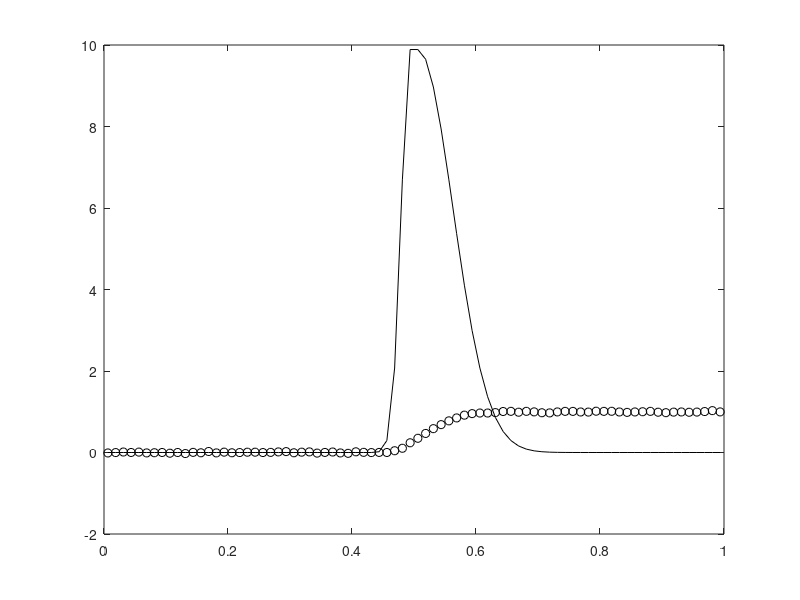
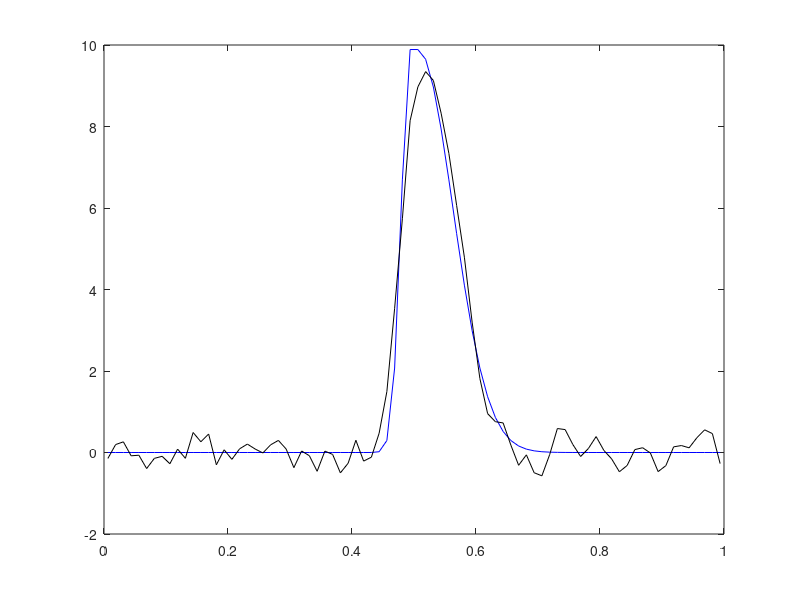

Write MATLAB code to recreate these figures, in order.
%  
% PSF reconstruction problem.
%
clear all, close all
n       = 80; %%%input(' No. of grid points = ');
h       = 1/n;
t       = [h/2:h:1-h/2]';
% Create the left-half of the PSF
sig1    = .02; %%%input(' Kernel width sigma = ');
kernel1 = exp(-(t(1:40)-h/2).^2/sig1^2);
% Create the right-half of the PSF
sig2    = .08;
kernel2 = exp(-(t(1:40)-h/2).^2/sig2^2);
% Create the normalized PSF
PSF     = [flipud(kernel1);kernel2];
PSF     = PSF/sum(PSF)/h;
% Numerical discretization of intergral operator
A = tril(ones(n,n))*h;

% Set up true solution x_true and data b = A*x_true + error.
x_true = PSF;
Ax = A*x_true;
err_lev = 2; %%%input(' Percent error in data = ');
sigma = err_lev/100 * norm(Ax) / sqrt(n);
%randn('state',1)
eta =  sigma * randn(n,1);
b = Ax + eta;
figure(1), 
  plot(t,x_true,'k',t,b,'ko')
  %legend('true image','blurred, noisy data','Location','NorthWest')

% Compute Landweber solution
tau = 0.9;
x = zeros(n,1);
for i=1:3000
    i = i+1;
    x = x - tau*A'*(A*x-b);
end
figure(2), 
  plot(t,x_true,'b',t,x,'k')
